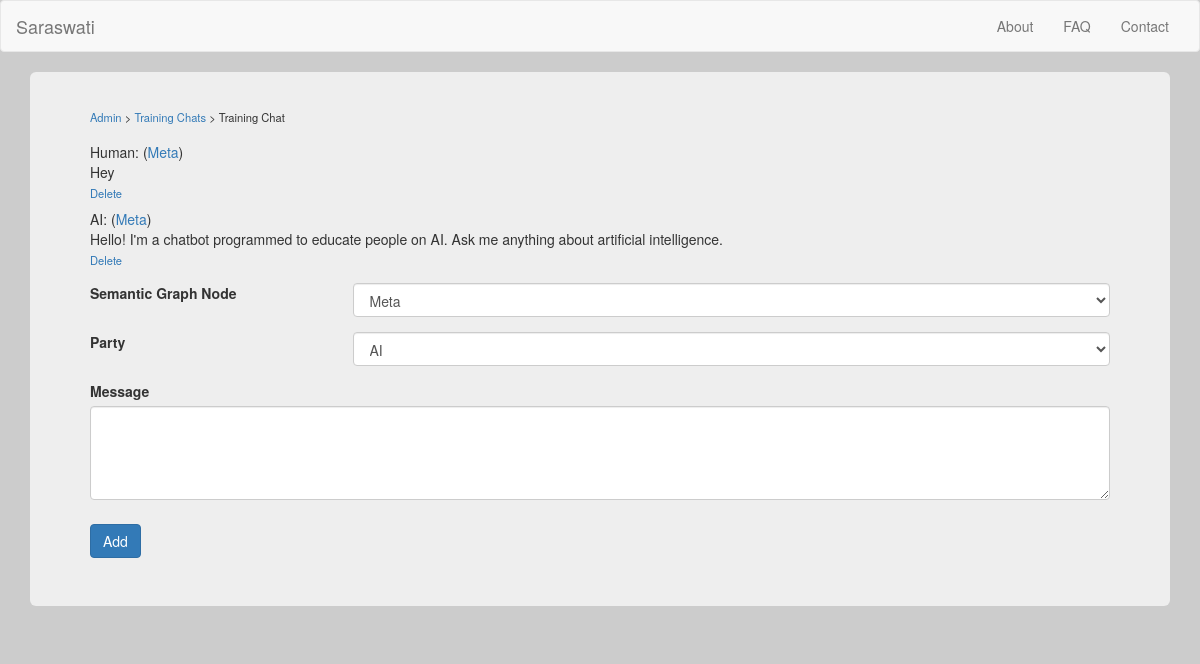
The app's page /training_chat?id=63 with its own data.
### db.py (models this page shows, shortened)
class semantic_graph_node(db.Model):
	id = db.Column('node_id', db.Integer, primary_key = True)
	title = db.Column(db.String(255))

class training_chat(db.Model):
	id = db.Column('message_id', db.Integer, primary_key = True)
	chat_id = db.Column(db.Integer)
	party = db.Column(db.SmallInteger)
	text = db.Column(db.Text)
	node_id = db.Column(db.Integer)

### modules/admin.py (the view)
@admin.route('/training_chat')
def render_training_chat():
	if "id" in request.args:
		nodeID = None
		chatID = request.args["id"]
		results = training_chat.query.filter_by(chat_id=chatID)
		if not results:
			return render_template("error.html", error_message = "Database error")
		else:
			if "del" in request.args:
				training_chat.query.filter_by(id=request.args["del"]).delete()
				db.session.commit()
			training_chats = []
			for result in results:
				nodeID = result.node_id
				newItem = type('tmp', (object,), {})
				graphNode = semantic_graph_node.query.filter_by(id=result.node_id).first()
				if not graphNode:
					newItem.node_name = 'n/a'
				else:
					newItem.node_name = graphNode.title
				newItem.party = result.party
				newItem.text = result.text
				newItem.node_id = result.node_id
				newItem.id = result.id
				training_chats.append(newItem)
	else:
		training_chats = []
		chatID = 0
		nodeID = 0
	return render_template("training_chat.html", node_select_list = node_select_list(nodeID), chats = training_chats, chat_id = chatID)

### helpers.py (called while the page is built)
def node_select_list(nodeID=None):
	returnString = "<select name=\"node_list\" id=\"node_list_select\" class=\"form-control\">"
	results = semantic_graph_node.query.order_by(semantic_graph_node.title.asc())
	if not results:
		returnString += "<option value=\"\">No results found</option>"
	else:
		returnString += "<option value=\"\">Pick one</option>"
		for node in results:
			if nodeID == node.id:
				returnString += "<option value=\"" + str(node.id) + "\" selected=\"selected\">" + node.title + "</option>"
			else:
				returnString += "<option value=\"" + str(node.id) + "\">" + node.title + "</option>"
	returnString += "</select>"
	return returnString

### templates/training_chat.html (shortened to what this page needs)
{% extends "base.html" %}
{% block content %}
  <div class="container">
    <div class="jumbotron">
		<div class="navigation_header">
			<a href="admin">Admin</a> &gt; <a href="training_chats">Training Chats</a> &gt; Training Chat
		</div>
		{% for chat in chats %}
			{% if chat.party == 0 %}
				AI:
			{% else %}
				Human:
			{% endif %}
			(<a href="node?id={{ chat.node_id }}">{{ chat.node_name }}</a>)<br />
			{{ chat.text }}<br />
			<a href="training_chat?id={{ chat_id }}&del={{ chat.id }}" style="font-size: 0.8em;" onclick="return confirm('Are you sure?')">Delete</a>
			<div style="height: 0.5em;"></div>
		{% endfor %}
		<form action="" method="post" onsubmit="return check_add_training_chat()"><div style="margin-top: 0.5em;">
			<div class="form-group row">
				<label for="node_list_select" class="col-xs-3 col-form-label">Semantic Graph Node</label>
				<div class="col-xs-9">{{ node_select_list|safe }}</div>
			</div>
			<div class="form-group row">
				<label for="party" class="col-xs-3 col-form-label">Party</label>
				<div class="col-xs-9">
					<select name="party" id="party" class="form-control">
						<option value="0">AI</option>
					</select>
				</div>
			</div>
			<div class="form-group">
				<label for="message">Message</label>
				<textarea class="form-control" name="message" id="message" rows="4"></textarea>
			</div>
			<div style="height: 0.7em;"></div>
			<input class="btn btn-primary" type="submit" value="Add" />
		</div></form>
	</div>
  </div>
{% endblock %}

### static/styles.css (style rules this page uses)
body { background-color: #CCC; }
.navigation_header { margin-top: -1em; font-size: 0.8em; margin-bottom: 1.5em; }

### records on screen
semantic_graph_node: node_name "Meta" "Meta"
training_chat: text "Hey"
training_chat: text "Hello! I'm a chatbot programmed to educate people on AI. Ask me anything about artificial intelligence."
